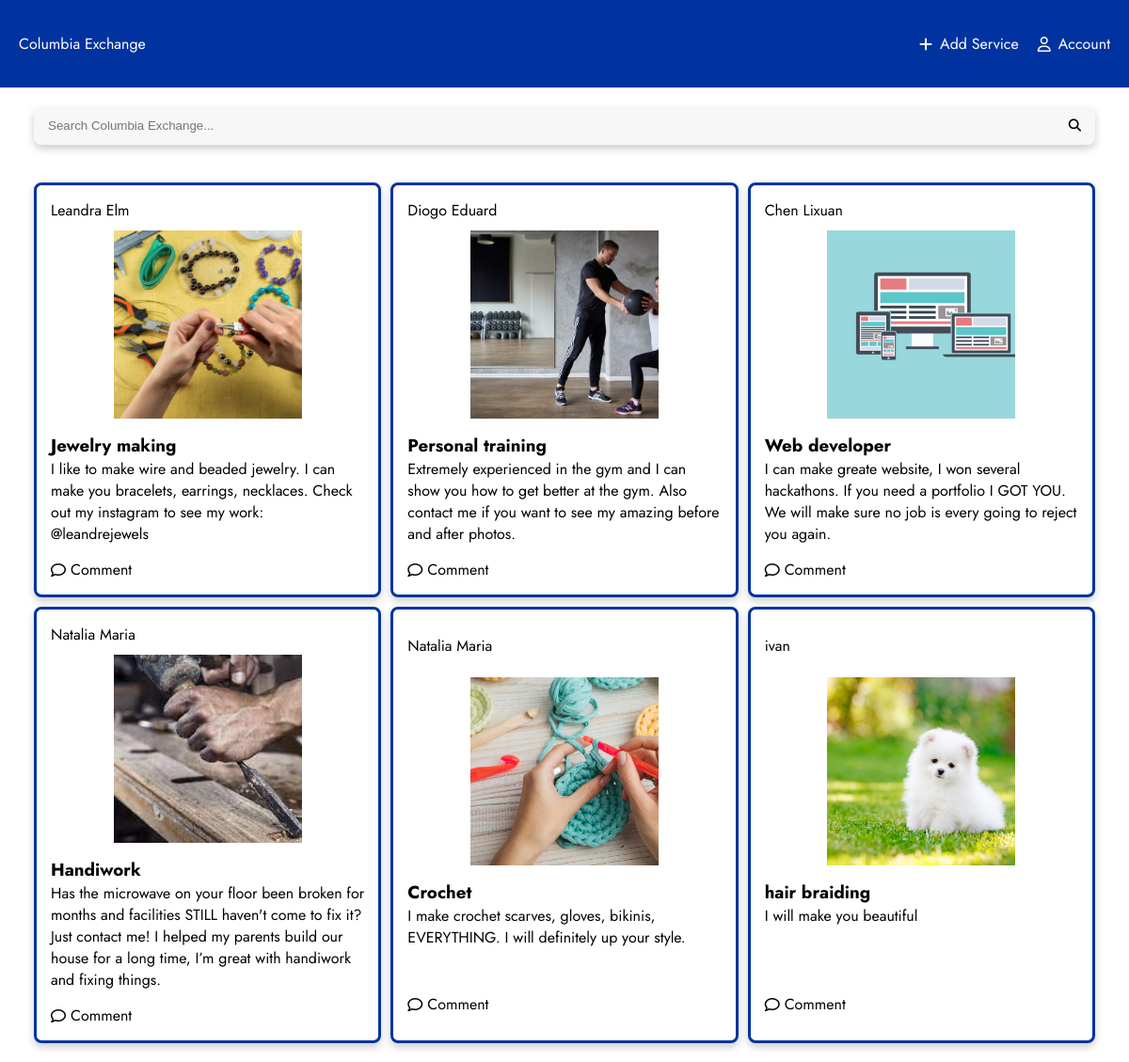
Page / (signed in) on the committed database.
### server.py (models this page shows)
class Service(db.Model):
    id = db.Column(db.Integer, primary_key=True)
    title = db.Column(db.String(50), unique=True, nullable=False)
    description = db.Column(db.String(500), nullable=False)
    image_file = db.Column(db.String(50), nullable=False, default='/static/images/image_placeholder.png')
    creator_id = db.Column(db.Integer, db.ForeignKey('user.id'), nullable=False)
    service_comments = db.relationship('Comment', backref='service', lazy=True)

class User(db.Model):
    id = db.Column(db.Integer, primary_key=True)
    username = db.Column(db.String(20), nullable=False, unique=True)
    email = db.Column(db.String(50), nullable=False, unique=True)
    passwordhash = db.Column(db.String(80), nullable=False, unique=True)
    services = db.relationship('Service', backref='creator', lazy=True)
    user_comments = db.relationship('Comment', backref='commentor', lazy=True)

### server.py (the view)
@app.route('/')
@login_required
def home():
    services_available = Service.query.all()
    return render_template('home.html', services=services_available)

### helpers.py (called while the page is built)
def login_required(f):
    @wraps(f)
    def decorated_function(*args, **kwargs):
        if session.get("user_id") is None:
            return redirect("/login")
        return f(*args, **kwargs)
    return decorated_function

### templates/home.html (shortened to what this page needs)
{% extends "layout.html" %}
{% block content %}
<div id="search">
    <form class="search-bar" action="/search">
        <input type="text" placeholder="Search Columbia Exchange..." id="search-entry">
        <button type="button" id="search-btn"><i class="fa fa-search"></i></button>
    </form>
</div>
<section id="home">
    <div class="listing-grid">
        {% for service in services %}
            <div class="card" id="{{ service.id }}">
                <div class="card-header">
                    <p class="profile-name">{{ service.creator.username }}</p>
                </div>
                <div class="card-img">
                    <img class="cropped" src="{{ service.image_file }}">
                </div>
                <div class="card-body">
                    <h3>{{ service.title }}</h3>
                    <p>{{ service.description }}</p>
                </div>
                <div class="card-footer">
                    <i class="fa-regular fa-comment"></i>
                    <p>Comment</p>
                </div>
            </div>
        {% endfor %}
    </div>
</section>
{% endblock %}

### templates/layout.html (shortened to what this page needs)
<!DOCTYPE html>
<html lang="en">
<head>
    <link rel="stylesheet" href="/static/main.css"></link>
</head>
<body>
    <header>
        <nav>
            <div class="logo">
                <a href="/">Columbia Exchange</a>
            </div>
            <div class="nav-container">
                <ul class="nav-links">
                    {% if session["user_id"] %}
                        <li><a href="/add_service" class="nav-link"><i class="fa-solid fa-plus"></i>Add Service</a></li>
                        <li><a href="/account" class="nav-link"><i class="fa-regular fa-user"></i>Account</a></li>
                    {% else %}
                        <li><a href="/login" class="nav-link">Log In</a></li>
                        <li><a href="/register" class="nav-link">Register</a></li>
                    {% endif %}
                </ul>
            </div>
        </nav>
    </header>
    <main>
        {% block content %}
        {% endblock %}
    </main>
</body>
</html>

### static/main.css (style rules this page uses)
* { margin: 0; padding: 0; }
:root { --primary-color: #0033A0; --white-color: #FFFFFF; --grey-color: #C4C4C4; }
body { font-family: 'Jost', sans-serif; }
ul { list-style: none; }
a { text-decoration: none; color: black; }
main { padding: 20px; }
img { width: 100%; height: 100%; }
nav { padding: 20px; display: flex; flex-direction: row; justify-content: space-between; background-color: var(--primary-color); color: var(--white-color); align-items: center; }
.logo a { color: var(--white-color); }
.nav-container { display: none; }
.nav-links a { color: var(--white-color); }
.nav-link { display: flex; align-items: center; gap: 8px; margin: 15px 0px 15px 0px; }
#search { display: flex; flex-direction: column; width: 100%; margin-bottom: 5vh; }
.search-bar { border-radius: 8px; background-color: rgba(229, 229, 229, 0.33); box-shadow: 0 4px 8px 0 rgba(0,0,0,0.2); display: flex; align-items: center; justify-content: center; padding: 8px 5px 8px 5px; flex: 1; }
#search input { background-color: transparent; border: none; outline: none; flex: 1; padding-left: 10px; }
#search button { outline: none; border: none; background-color: transparent; }
#search input, button { padding: 5px 10px 5px 10px; }
.card { border: 3px solid var(--primary-color); box-shadow: 0 4px 8px 0 rgba(0,0,0,0.2); border-radius: 8px; display: flex; flex-direction: column; padding: 15px; gap: 10px; }
.card-img { display: flex; justify-content: center; }
.card-header { display: flex; flex-direction: row; align-items: center; gap: 10px; height: 25%; }
.card-body { margin: 5px 0px 5px 0px; height: 50%; }
.card-footer { display: flex; gap: 5px; align-items: center; cursor: pointer; height: 25%; }
.listing-grid { display: grid; grid-template-columns: repeat(auto-fill, minmax(250px, 1fr)); gap: 10px; }
.cropped { width: 200px; height: 200px; object-fit: cover; object-position: 20% 10%; }
@media (min-width: 800px) { main { padding: 20px 3vw 20px 3vw; } }
@media (min-width: 800px) { .nav-container, .nav-links { display: flex; flex-direction: row; align-items: center; gap: 10px; } }
@media (min-width: 800px) { .nav-links { gap: 20px; } }
@media (min-width: 800px) { .listing-grid { grid-template-columns: repeat(auto-fill, minmax(300px, 1fr)); } }

### rows in the picture
Service: creator.username "Leandra Elm", image_file (picture), title "Jewelry making", description "I like to make wire and beaded jewelry. I can make you bracelets, earrings, necklaces. Check out my instagram to see my work: @leandrejewels"
Service: creator.username "Diogo Eduard", image_file (picture), title "Personal training", description "Extremely experienced in the gym and I can show you how to get better at the gym. Also contact me if you want to see my amazing before and after photos."
Service: creator.username "Chen Lixuan", image_file (picture), title "Web developer", description "I can make greate website, I won several hackathons. If you need a portfolio I GOT YOU. We will make sure no job is every going to reject you again."
Service: creator.username "Natalia Maria", image_file (picture), title "Handiwork", description "Has the microwave on your floor been broken for months and facilities STILL haven't come to fix it? Just contact me! I helped my parents build our house for a long time, I’m great with handiwork and fixing things."
Service: creator.username "Natalia Maria", image_file (picture), title "Crochet", description "I make crochet scarves, gloves, bikinis, EVERYTHING. I will definitely up your style."
Service: creator.username "ivan", image_file (picture), title "hair braiding", description "I will make you beautiful"
